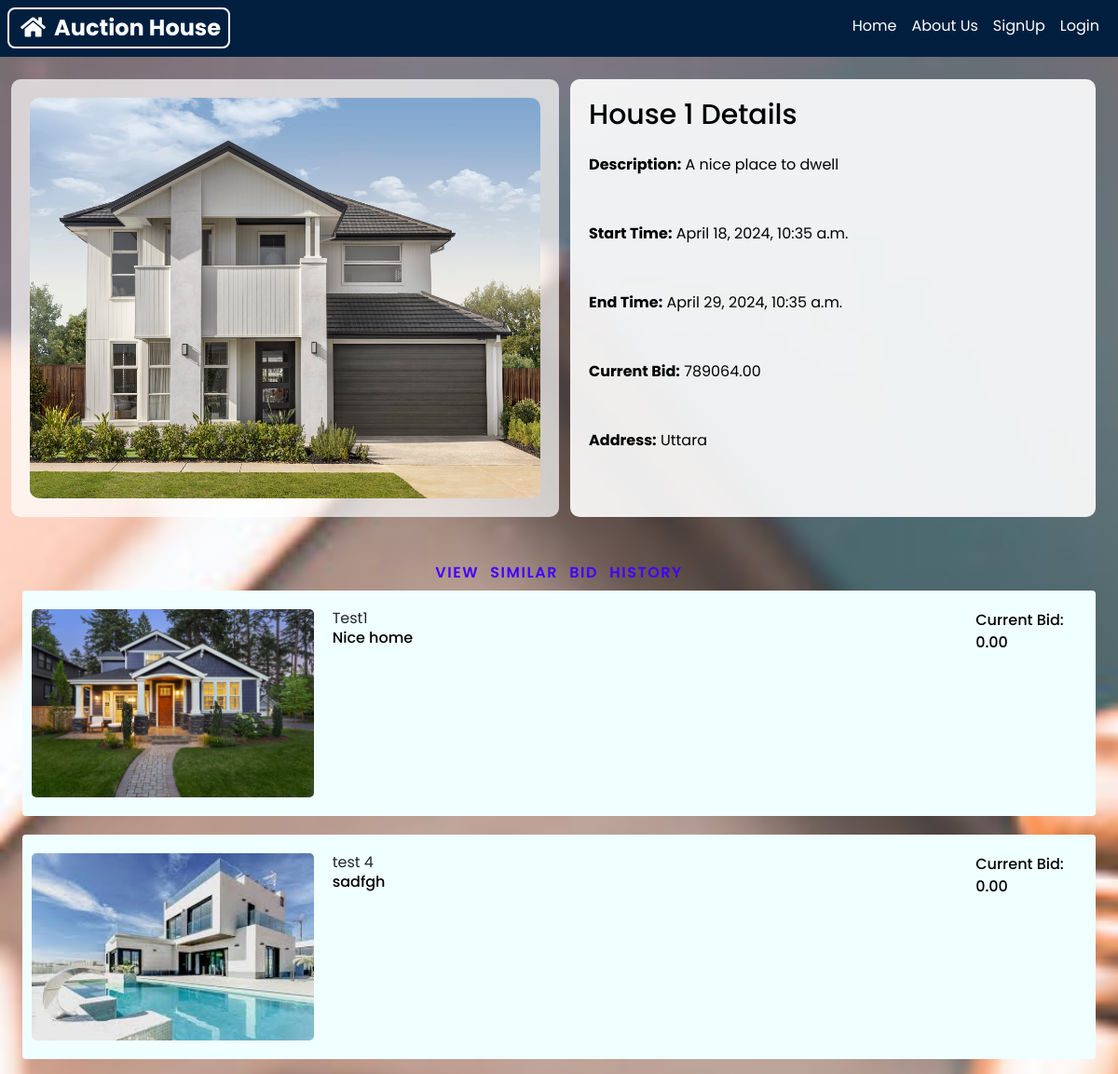
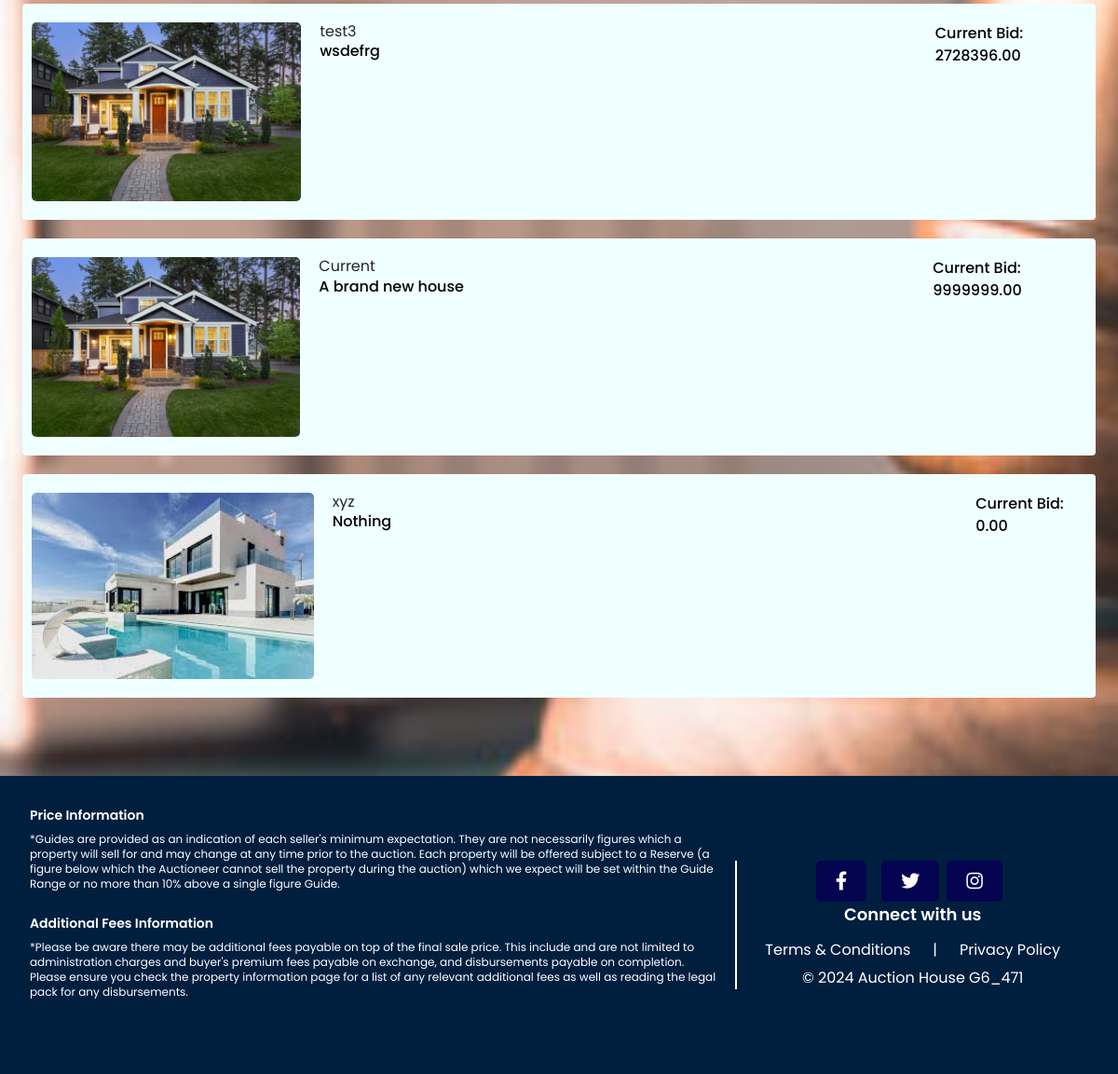
The app's page /auction-detail/13/ with its own data (2 pictures, top to bottom).
### website/models.py (models this page shows, shortened)
class AuctionItem(models.Model):
    title = models.CharField(max_length=255)
    description = models.TextField()
    address = models.CharField(max_length=255)
    start_price = models.DecimalField(max_digits=10, decimal_places=2)
    current_bid = models.DecimalField(max_digits=10, decimal_places=2, default=0.00)
    current_bid_by = models.ForeignKey(User, on_delete=models.CASCADE,null=True, blank=True, related_name='bids_made')
    created_by = models.ForeignKey(User, on_delete=models.CASCADE, related_name='auction_items_created')
    start_time = models.DateTimeField(blank=True, null=True)
    end_time = models.DateTimeField(blank=True, null=True)
    image = models.ImageField(upload_to='auction_item_images/', blank=True, null=True)
    winner = models.ForeignKey(User, on_delete=models.SET_NULL, blank=True, null=True, related_name='won_auctions')
    house_size = models.IntegerField(null=True, blank=True)
    floor_count = models.IntegerField(null=True, blank=True)
    house_type = models.CharField(max_length=15, choices=h_type, null=True, blank=True)
    APPROVAL_CHOICES = [
        ('pending', 'Pending'),
        ('approved', 'Approved'),
        ('rejected', 'Rejected'),
    ]
    approval_status = models.CharField(max_length=10, choices=APPROVAL_CHOICES, default='pending')
    def is_past(self):
        return self.end_time is not None and self.end_time < timezone.now()

### website/views.py (the view)
# urls.py: path('auction-detail/<int:item_id>/', views.auction_detail, name='auction_detail'),
def auction_detail(request, item_id):
    auction_detail = get_object_or_404(AuctionItem, id=item_id)
    similar_auctions = AuctionItem.objects.filter(
        Q(address__icontains=auction_detail.address) and
        Q(house_type=auction_detail.house_type)
    ).exclude(id=auction_detail.id)
    if (len(similar_auctions) >= 5):
        similar_auctions = similar_auctions[:5]
    if auction_detail.is_past() and not auction_detail.winner:
        auction_detail.determine_winner()
    return render(request, 'auction_detail.html', {'auction_detail': auction_detail,'similar_auctions': similar_auctions})

### website/templates/auction_detail.html (shortened to what this page needs)
{% extends 'base.html' %}
{% block content %}
  <div class="container mt-4">
    <div class="row">
      <div class="container-col1">
        <img src="{{ auction_detail.image.url }}" alt="{{ auction_detail.title }}" class="img-fluid">
      </div>
      <div class="col-md-6">
        <div style="background-color: rgba(255, 255, 255, 0.9); padding: 20px; border-radius: 10px;">
          <h2 class="mb-4 text-black">{{ auction_detail.title }} Details</h2>
            <p style="color: black;"><strong>Description:</strong> {{ auction_detail.description }}</p>
            <p style="color: black;"><strong>Start Time:</strong> {{ auction_detail.start_time }}</p>
            <p style="color: black;"><strong>End Time:</strong> {{ auction_detail.end_time }}</p>
            <p style="color: black;"><strong>Current Bid:</strong> {{ auction_detail.current_bid }}</p>
            <p style="color: black;"><strong>Address:</strong> {{ auction_detail.address }}</p>
        </div>
      </div>
    </div>
    <div class="similar-bid-history-container">
      <h3>View Similar bid history</h3>
      {% for auction in similar_auctions %}
      <a href="{% url 'website:auction_detail' auction.id %}">
        <div class="similar-bid-history-card">
          <div class="card-col1"><img src="{{ auction.image.url }}" alt="error"></div>
          <div class="card-col2">
            <h4>{{ auction.title }}</h4>
            <p>{{ auction.description }}</p></div>
            <p>Current Bid: {{ auction.current_bid }}</p>
        </div>
      </a>
      {% endfor %}
    </div>
  </div>
{% endblock %}

### static/base.css (style rules this page uses)
body { font-family: Arial, sans-serif; background-image: url("bg5.jpg"); background-size: cover; background-position: center; background-repeat: no-repeat; min-height: 250vh; }
* { font-family: "Poppins", sans-serif; box-sizing: border-box; }
.container { max-width: 1200px; margin: 0 auto; }
.container h2 { font-weight: 500; font-display: flex; font-size: 30px; }
.container p { color: white; margin-bottom: 50px; }

### website/templates/auction_detail.html (style rules this page uses)
.container-col1 { background-color: rgba(255,255,255,0.7); width: 50%; padding: 20px; border-radius: 10px; }
.container-col1 > img { width: 100%; height: 100%; border-radius: 10px; }
.similar-bid-history-container { margin: 50px 0; max-width: 1200px; width: 100%; display: flex; justify-content: center; align-items: center; flex-direction: column; }
.similar-bid-history-container a { text-decoration: none; margin: 10px 0; width: 100%; }
.similar-bid-history-container > h3 { color: rgb(68, 0, 255); text-transform: uppercase; letter-spacing: 1.5px; word-spacing: 7px; font-weight: 600; }
.similar-bid-history-card { display: flex; background-color: azure; padding: 20px 10px; border-radius: 4px; transition: 0.2s background-color ease-in-out; }
.similar-bid-history-card img { width: 100%; border-radius: 5px; }
.similar-bid-history-card p { color: black; font-weight: 500; font-family: 'Poppins', sans-serif; }
.similar-bid-history-card .card-col1 { width: 30%; display: flex; justify-content: center; align-items: center; background-color: azure; }
.similar-bid-history-card .card-col2 { width: 70%; padding: 0 20px ; }

### records on screen
AuctionItem: image (picture), title "House 1", description "A nice place to dwell", start_time "April 18, 2024, 10:35 a.m.", end_time "April 29, 2024, 10:35 a.m.", current_bid "789064.00", address "Uttara"
AuctionItem: image (picture), title "Test1", description "Nice home", current_bid "0.00"
AuctionItem: image (picture), title "test 4", description "sadfgh", current_bid "0.00"
AuctionItem: image (picture), title "test3", description "wsdefrg", current_bid "2728396.00"
AuctionItem: image (picture), title "Current", description "A brand new house", current_bid "9999999.00"
AuctionItem: image (picture), title "xyz", description "Nothing", current_bid "0.00"
